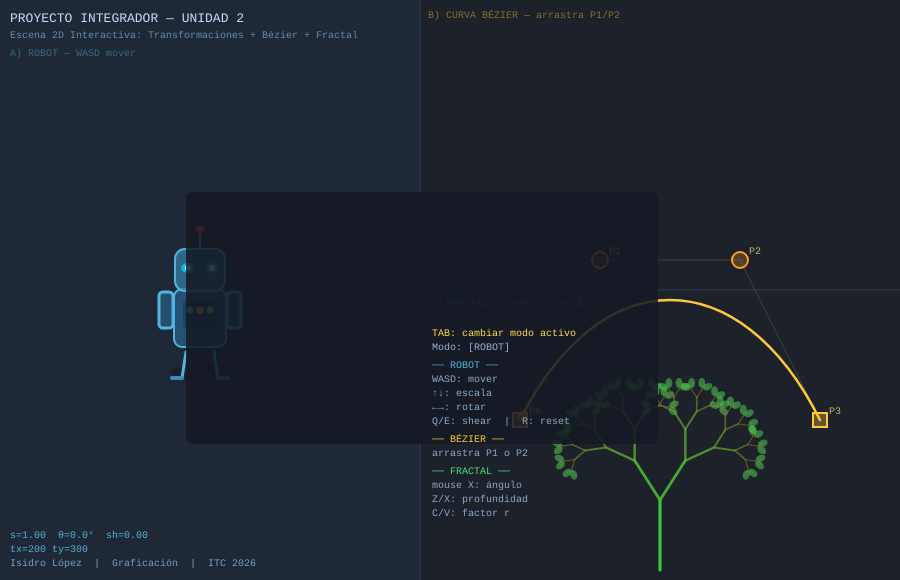
Frame 1 (no input)
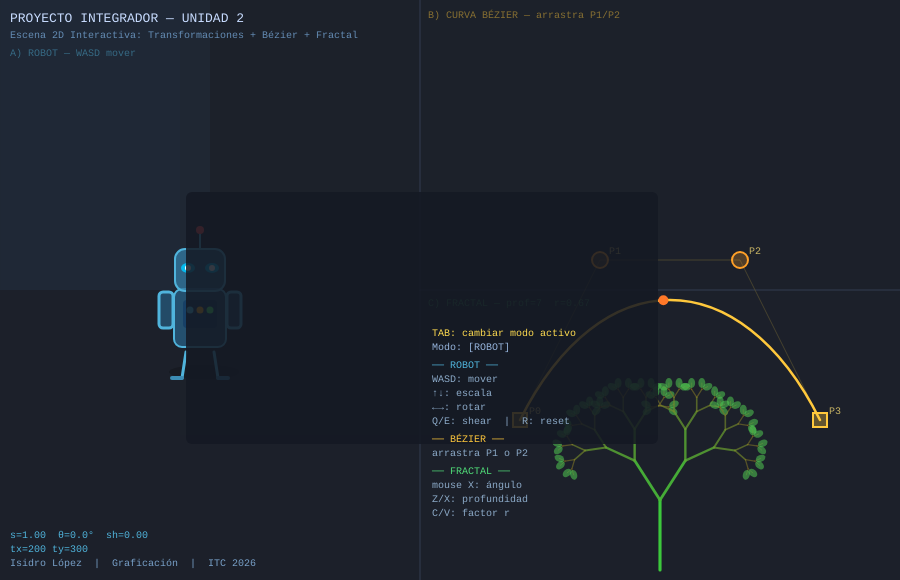
Frame 60 (no input)
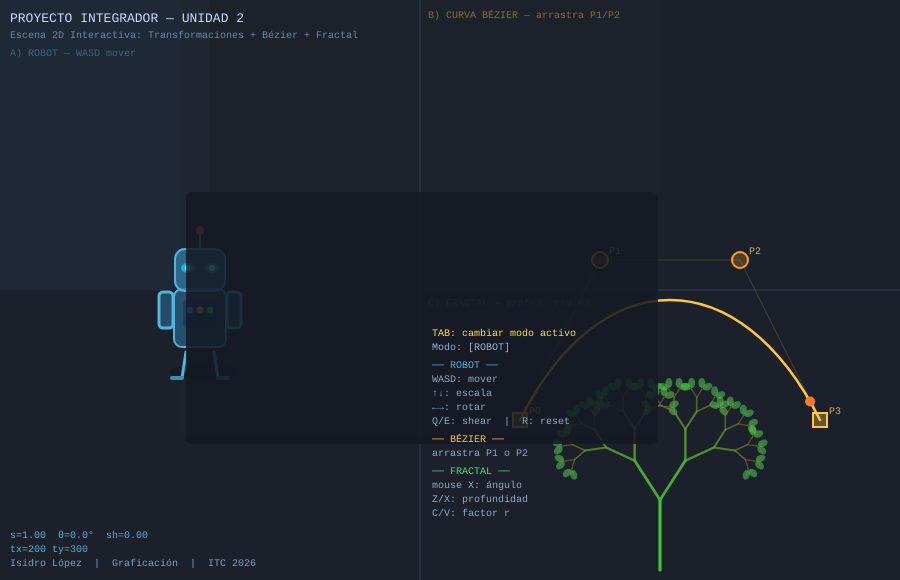
Frame 120 (the mouse pressed at the canvas centre since frame 60)

The p5.js sketch that drew these frames (run headless with seeded random() and noise() and a simulated clock; from frame 60 on, the mouse is pressed at the canvas centre):

// p5.js sketch
// ── sketch.js
// PROYECTO INTEGRADOR — UNIDAD 2
// Escena 2D Interactiva: Transformaciones + Bézier + Fractal + Texto
 
// Variables Globales
 
// A) Transformaciones del robot
let robotX, robotY;   // traslación
let robotS;           // escala
let robotAngle;       // rotación (radianes)
let robotShear;       // shear en X
 
// B) Curva Bézier
let bezPts;           // 4 puntos de control
let bezArrastrado;    // índice del punto arrastrado (-1 = ninguno)
const BEZ_RADIO = 12; // radio de detección de clic
 
// C) Fractal
let fractalProf;      // profundidad del árbol
let fractalAng;       // ángulo de apertura
let fractalFactor;    // factor de reducción
 
// D) Modo activo
let modoActivo;       // 'robot' | 'bezier' | 'fractal'
 
// Setup 
function setup() {
  createCanvas(900, 580);
  resetTodo();
}
 
function resetTodo() {
  // Robot
  robotX     = 200;
  robotY     = 300;
  robotS     = 1.0;
  robotAngle = 0;
  robotShear = 0;
 
  // Bézier — puntos iniciales en zona derecha
  bezPts = [
    { x: 520, y: 420 },
    { x: 600, y: 260 },
    { x: 740, y: 260 },
    { x: 820, y: 420 },
  ];
  bezArrastrado = -1;
 
  // Fractal
  fractalProf   = 7;
  fractalAng    = PI / 5.5;
  fractalFactor = 0.67;
 
  modoActivo = 'robot';
}
 
// Draw
function draw() {
  background(28, 32, 42);
 
  // Dividir el canvas en 3 zonas
  dibujarZonas();
 
  // A) Robot con transformaciones
  dibujarRobot();
 
  // B) Curva Bézier interactiva
  dibujarBezier();
 
  // C) Fractal recursivo
  dibujarFractal();
 
  // D) Texto 2D
  dibujarTexto();
 
  // Panel de instrucciones
  dibujarPanel();
}
 
// Zonas de Fondo
function dibujarZonas() {
  noStroke();
  // Zona robot (izquierda)
  fill(modoActivo === 'robot'  ? color(40, 60, 80, 80) : color(30, 35, 45, 60));
  rect(0, 0, 420, height);
 
  // Zona Bézier (centro-derecha arriba)
  fill(modoActivo === 'bezier' ? color(60, 50, 30, 80) : color(30, 35, 45, 60));
  rect(420, 0, 480, height / 2);
 
  // Zona fractal (centro-derecha abajo)
  fill(modoActivo === 'fractal'? color(30, 60, 40, 80) : color(30, 35, 45, 60));
  rect(420, height / 2, 480, height / 2);
 
  // Bordes divisorios
  stroke(50, 60, 80);
  strokeWeight(1);
  line(420, 0, 420, height);
  line(420, height / 2, width, height / 2);
}
 
// A) Robot con Transformaciones
function dibujarRobot() {
  // Movimiento continuo con teclas (solo si modo robot activo)
  if (modoActivo === 'robot') {
    let spd = 3;
    if (keyIsDown(87)) robotY -= spd;                          // W
    if (keyIsDown(83)) robotY += spd;                          // S
    if (keyIsDown(65)) robotX -= spd;                          // A
    if (keyIsDown(68)) robotX += spd;                          // D
    // Mantener dentro de la zona izquierda
    robotX = constrain(robotX, 60,  360);
    robotY = constrain(robotY, 60,  height - 60);
  }
 
  push();
    // Traslación: mover al centro del robot
    translate(robotX, robotY);
 
    // Shear: aplicar antes de rotar/escalar
    // Matriz shear X: [[1,k,0],[0,1,0],[0,0,1]]
    applyMatrix(1, 0, robotShear, 1, 0, 0);
 
    // Rotación
    rotate(robotAngle);
 
    // Escala
    scale(robotS);
 
    dibujarCuerpoRobot();
  pop();
}
 
function dibujarCuerpoRobot() {
  rectMode(CENTER);
 
  // Sombra
  noStroke();
  fill(0, 0, 0, 50);
  ellipse(4, 72, 70, 14);
 
  // Piernas
  stroke(80, 180, 220);
  strokeWeight(3);
  line(-14, 52, -18, 78);
  line( 14, 52,  18, 78);
  // Pies
  stroke(60, 140, 180);
  strokeWeight(4);
  line(-18, 78, -28, 78);
  line( 18, 78,  28, 78);
 
  // Cuerpo
  stroke(80, 180, 220);
  strokeWeight(2);
  fill(40, 100, 140, 180);
  rect(0, 18, 52, 58, 8);
 
  // Panel del pecho
  fill(20, 60, 100, 200);
  noStroke();
  rect(0, 14, 34, 28, 4);
  // Luces del panel
  fill(80, 220, 255);
  circle(-10, 10, 7);
  fill(255, 180, 40);
  circle(  0, 10, 7);
  fill(80, 255, 120);
  circle( 10, 10, 7);
 
  // Brazos
  stroke(80, 180, 220);
  strokeWeight(3);
  fill(40, 100, 140, 160);
  rect(-34, 10, 14, 36, 4);
  rect( 34, 10, 14, 36, 4);
 
  // Cabeza
  stroke(80, 180, 220);
  strokeWeight(2);
  fill(50, 120, 160, 200);
  rect(0, -30, 50, 42, 10);
 
  // Ojos
  fill(0, 200, 255, 220);
  noStroke();
  ellipse(-12, -32, 14, 10);
  ellipse( 12, -32, 14, 10);
  // Pupila
  fill(255);
  ellipse(-12, -32, 6, 6);
  ellipse( 12, -32, 6, 6);
 
  // Antena
  stroke(80, 180, 220);
  strokeWeight(2);
  line(0, -51, 0, -66);
  fill(255, 80, 80);
  noStroke();
  circle(0, -70, 8);
}
 
// B) Curva Bezier Interactiva
function dibujarBezier() {
  let p = bezPts;
 
  // Polígono de control
  stroke(100, 90, 50, 150);
  strokeWeight(1);
  noFill();
  beginShape();
  for (let pt of p) vertex(pt.x, pt.y);
  endShape();
 
  // Curva Bézier
  // B(t) = (1-t)³P0 + 3(1-t)²t·P1 + 3(1-t)t²·P2 + t³P3
  stroke(255, 200, 60);
  strokeWeight(2.5);
  noFill();
  bezier(p[0].x, p[0].y, p[1].x, p[1].y, p[2].x, p[2].y, p[3].x, p[3].y);
 
  // Punto animado en t = (frameCount*0.01) % 1
  let t  = (frameCount * 0.008) % 1;
  let bx = bezierPoint(p[0].x, p[1].x, p[2].x, p[3].x, t);
  let by = bezierPoint(p[0].y, p[1].y, p[2].y, p[3].y, t);
  fill(255, 120, 40);
  noStroke();
  circle(bx, by, 10);
 
  // Puntos de control
  for (let i = 0; i < p.length; i++) {
    let esAncla = (i === 0 || i === 3);
    if (esAncla) {
      stroke(255, 200, 60);
      strokeWeight(2);
      fill(255, 200, 60, 80);
      rectMode(CENTER);
      square(p[i].x, p[i].y, 14);
    } else {
      stroke(255, 160, 40);
      strokeWeight(2);
      fill(255, 160, 40, bezArrastrado === i ? 200 : 60);
      circle(p[i].x, p[i].y, 16);
    }
    noStroke();
    fill(200, 180, 100);
    textFont('monospace');
    textSize(10);
    textAlign(LEFT);
    text(`P${i}`, p[i].x + 9, p[i].y - 6);
  }
 
  // Etiqueta zona
  noStroke();
  fill(255, 200, 60, 120);
  textSize(10);
  textFont('monospace');
  textAlign(LEFT);
  text('B) CURVA BÉZIER — arrastra P1/P2', 428, 18);
}
 
// C) Fractal Recursivo 
function dibujarFractal() {
  // Controlar ángulo con mouse si modo fractal activo
  if (modoActivo === 'fractal') {
    fractalAng = map(mouseX, 420, width, PI / 8, PI / 2.2, true);
  }
 
  push();
    // Origen del árbol: base de la zona inferior derecha
    translate(660, height - 10);
    arbolFractal(70, fractalProf);
  pop();
 
  // Etiqueta zona
  noStroke();
  fill(80, 220, 120, 120);
  textSize(10);
  textFont('monospace');
  textAlign(LEFT);
  text(`C) FRACTAL — prof=${fractalProf}  r=${nf(fractalFactor,1,2)}`, 428, height / 2 + 16);
}
 
function arbolFractal(len, nivel) {
  if (nivel === 0 || len < 3) return;
 
  // Color por profundidad: marrón → verde
  let t = map(nivel, 0, fractalProf, 0, 1);
  stroke(
    lerp(160, 60,  t),
    lerp( 90, 200, t),
    lerp( 30,  60, t),
    map(nivel, 0, fractalProf, 100, 255)
  );
  strokeWeight(map(nivel, 0, fractalProf, 0.5, fractalProf * 0.45));
 
  line(0, 0, 0, -len);
  translate(0, -len);
 
  // Hoja en nivel base
  if (nivel === 1) {
    noStroke();
    fill(80, 200, 80, 140);
    ellipse(0, 0, 7, 10);
    return;
  }
 
  push(); rotate(-fractalAng); arbolFractal(len * fractalFactor, nivel - 1); pop();
  push(); rotate( fractalAng); arbolFractal(len * fractalFactor, nivel - 1); pop();
}
 
// D) Texto 2D 
function dibujarTexto() {
  // Título del proyecto (zona superior izquierda)
  noStroke();
  fill(200, 220, 255);
  textFont('monospace');
  textSize(13);
  textAlign(LEFT);
  text('PROYECTO INTEGRADOR — UNIDAD 2', 10, 22);
 
  fill(100, 140, 180);
  textSize(10);
  text('Escena 2D Interactiva: Transformaciones + Bézier + Fractal', 10, 38);
 
  // Autor
  fill(120, 160, 200);
  textSize(10);
  text('Isidro López  |  Graficación  |  ITC 2026', 10, height - 14);
 
  // Estado del robot (texto dinámico)
  fill(80, 180, 220);
  textSize(10);
  text(`tx=${round(robotX)} ty=${round(robotY)}`, 10, height - 28);
  text(`s=${nf(robotS,1,2)}  θ=${nf(degrees(robotAngle),1,1)}°  sh=${nf(robotShear,1,2)}`, 10, height - 42);
 
  // Etiqueta zona robot
  fill(80, 180, 220, 120);
  textSize(10);
  text('A) ROBOT — WASD mover', 10, 56);
}
 
// Panel de Instrucciones
function dibujarPanel() {
  // Fondo del panel
  fill(20, 25, 35, 220);
  noStroke();
  rect(422, height / 2 + 28, 472, height / 2 - 38, 6);
 
  fill(160, 180, 220);
  textFont('monospace');
  textSize(10);
  textAlign(LEFT);
 
  let px = 432, py = height / 2 + 46;
  let dy = 14;
 
  fill(255, 220, 80);
  text('TAB: cambiar modo activo', px, py); py += dy;
  fill(150, 180, 220);
  text(`Modo: [${modoActivo.toUpperCase()}]`, px, py); py += dy + 4;
 
  fill(80, 180, 220);
  text('── ROBOT ──', px, py); py += dy;
  fill(140, 170, 200);
  text('WASD: mover', px, py); py += dy;
  text('↑↓: escala', px, py); py += dy;
  text('←→: rotar', px, py); py += dy;
  text('Q/E: shear  |  R: reset', px, py); py += dy + 4;
 
  fill(255, 200, 60);
  text('── BÉZIER ──', px, py); py += dy;
  fill(140, 170, 200);
  text('arrastra P1 o P2', px, py); py += dy + 4;
 
  fill(80, 220, 120);
  text('── FRACTAL ──', px, py); py += dy;
  fill(140, 170, 200);
  text('mouse X: ángulo', px, py); py += dy;
  text('Z/X: profundidad', px, py); py += dy;
  text('C/V: factor r', px, py);
}
 
// Interaccion
function keyPressed() {
  // Cambiar modo
  if (keyCode === TAB) {
    let modos = ['robot', 'bezier', 'fractal'];
    let idx   = modos.indexOf(modoActivo);
    modoActivo = modos[(idx + 1) % modos.length];
    return false; // evitar que TAB cambie foco del navegador
  }
 
  // Controles del robot
  if (keyCode === UP_ARROW)   robotS     = min(robotS + 0.1, 3);
  if (keyCode === DOWN_ARROW) robotS     = max(robotS - 0.1, 0.3);
  if (keyCode === LEFT_ARROW) robotAngle -= 0.1;
  if (keyCode === RIGHT_ARROW)robotAngle += 0.1;
  if (key === 'q' || key === 'Q') robotShear -= 0.05;
  if (key === 'e' || key === 'E') robotShear += 0.05;
  if (key === 'r' || key === 'R') resetTodo();
 
  // Controles del fractal
  if (key === 'z' || key === 'Z') fractalProf = max(fractalProf - 1, 2);
  if (key === 'x' || key === 'X') fractalProf = min(fractalProf + 1, 10);
  if (key === 'c' || key === 'C') fractalFactor = max(fractalFactor - 0.02, 0.3);
  if (key === 'v' || key === 'V') fractalFactor = min(fractalFactor + 0.02, 0.85);
}
 
// Arrastar Puntos Bezier
function mousePressed() {
  // Solo si el clic está en la zona Bézier (mitad superior derecha)
  if (mouseX < 420 || mouseY > height / 2) return;
 
  for (let i = 1; i <= 2; i++) {
    if (dist(mouseX, mouseY, bezPts[i].x, bezPts[i].y) < BEZ_RADIO + 4) {
      bezArrastrado = i;
      modoActivo    = 'bezier';
      return;
    }
  }
}
 
function mouseDragged() {
  if (bezArrastrado !== -1) {
    bezPts[bezArrastrado].x = constrain(mouseX, 422, width - 4);
    bezPts[bezArrastrado].y = constrain(mouseY, 4, height / 2 - 4);
  }
}
 
function mouseReleased() {
  bezArrastrado = -1;
}
